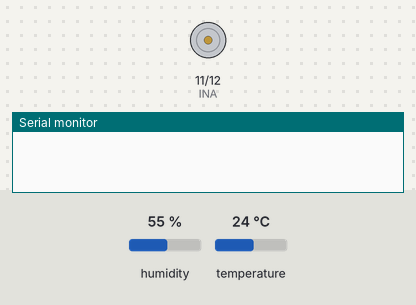
Recording of a sketch running on a simulated Arduino Uno, built with avr-gcc and run on an emulated ATmega328P. Shown: motor-driver pin pairs drawn as motors (green arrow = first pin HIGH = forward, orange = second pin HIGH = backward, longer = more drive), the last lines printed to the serial monitor. Inputs (shaded band) come from the test bench; at power-on: humidity 55 %, temperature 24 °C.

Above: at 0.1 s.
At 0.6 s:
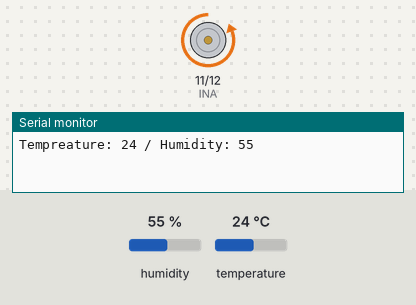
Timing chart, 0 to 2.1 s (numbered marks = the images above):
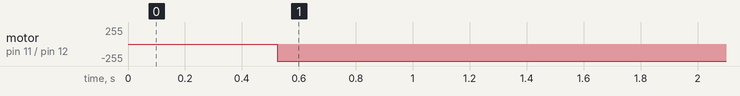

The sketch:

10.ino
```cpp
#include <DHT.h>

int Sensor_pin = 8;

DHT my_sensor(Sensor_pin, DHT11);
int INA = 11;
int INB = 12;

void setup() {
  Serial.begin(9600);
  my_sensor.begin();
  pinMode(INA, OUTPUT);
  pinMode(INB, OUTPUT);
}

void loop() {
  delay(500);
  int temp = my_sensor.readTemperature();
  int humi = my_sensor.readHumidity();

  if (humi > 53) {
  // 습도 값이 53보다 크면 DC 모터 팬 구동
    digitalWrite(INA, LOW);
    digitalWrite(INB, HIGH);
  } else {
  // 습도 값이 53보다 작거나 같으면 DC 모터 팬 구동 정지
    digitalWrite(INA, LOW);
    digitalWrite(INB, LOW);
  }
  Serial.print("Tempreature: ");
  Serial.print(temp);
  Serial.print(" / ");
  Serial.print("Humidity: ");
  Serial.println(humi);
}
```

Measured:
- by itself, motor on pin 11 (INA) / pin 12 (INB): stopped → backward 255/255 at 0.52 s
